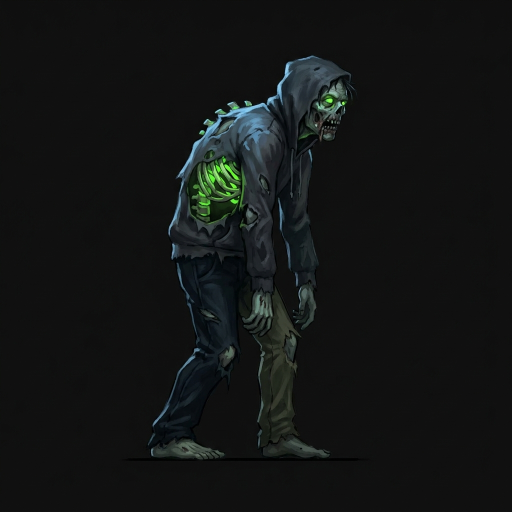
#> input picture assets/references/zombies/NEW/Kóbor/kobor.png, 1024 x 1024 px (shown at 1/2 size)
$ python slice_sprite.py --input '../../../references/zombies/NEW/Kóbor/kobor.png' --output-dir out --hip-y 5 --hip-x 5 --shoulder-x 5 --shoulder-y 5
#> lines starting #> are read from the running program, lines starting #| are printed output that depends on the picture
#!/usr/bin/env python3
"""
Zombi Kronika - Sprite Slicer (gyors prototipus valtozat)
-----------------------------------------------------------
Egyetlen, allo, oldalnezeti AI-generalt karakterkepbol (pl. a joviahagyott
Kobor etalon) elovagja a "torzs" es a "lab" reszt egy csipo-vonal menten,
es elokesziti oket a sprite-rig.js motorhoz.

FONTOS - oszinte korlat: ez NEM valodi anatomiai szegmentalas. A csipo
felett mindent (fej, torzs, karok) egyben "body"-kent kezel - a karok
ebben a gyors valtozatban NEM lengenek kulon. A lab reszt egyszer vagja
ki, es UGYANAZT hasznalja both front es back leg-kent (ez elterjedt,
elfogadott trukk kis/kozepes meretu sprite-oknal - jatek kozben alig
eszreveheto).

Ha valodi kar-lengetes is kell, azt celszerubb kulon AI-generalassal
megoldani (lasd a fo dokumentacio 14.2 pontjat - "Opcio A"), nem ebbol
a scriptbol.

Hasznalat:
    python3 slice_sprite.py --input kobor.png --hip-y 300 \
        --output-dir ./kobor_parts --hip-x 100 --shoulder-x 100 --shoulder-y 120

A --hip-y erteket vizualisan kell megbecsulni (hol van a csipo a kepen,
pixelben, felulrol szamolva). Ha nem biztos benne, forduljon
Claude-hoz egy screenshot-tal, es megbecsuljuk egyutt.
"""

import argparse
import json
import os
from PIL import Image


def slice_sprite(input_path, output_dir, hip_y, hip_x, shoulder_x, shoulder_y):
#> called with output_dir = 'out', hip_y = 5, hip_x = 5, shoulder_x = 5, shoulder_y = 5
    os.makedirs(output_dir, exist_ok=True)
    img = Image.open(input_path).convert("RGBA")
#> img is the input picture: PIL image 1024x1024 RGBA; mean R, G, B, A 18.9, 21, 20.7, 255
    w, h = img.size
#> w = 1024; h = 1024

    if hip_y <= 0 or hip_y >= h:
        raise ValueError(f"hip_y ({hip_y}) kivul esik a kep magassagan (0-{h})")

    body = img.crop((0, 0, w, hip_y))
    leg = img.crop((0, hip_y, w, h))
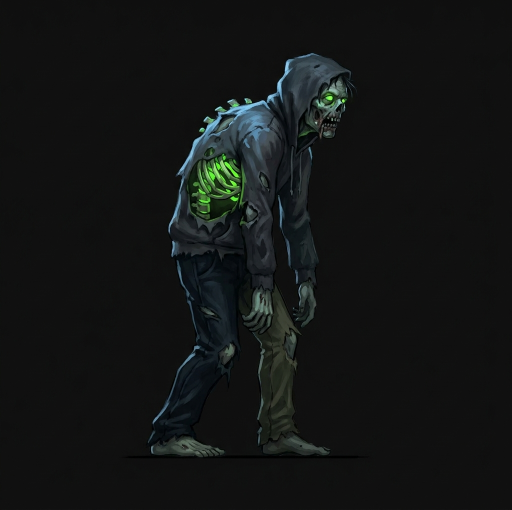
#> leg: PIL image 1024x1019 RGBA (shown at 1/2 size); mean R, G, B, A 18.9, 21.1, 20.7, 255

    body_path = os.path.join(output_dir, "body.png")
    leg_path = os.path.join(output_dir, "leg.png")
    body.save(body_path, optimize=True)
    leg.save(leg_path, optimize=True)

    config = {
        "id": os.path.splitext(os.path.basename(input_path))[0],
        "anchor": {"x": w / 2, "y": h},
        "pivots": {
            "hip": {"x": hip_x, "y": hip_y},
            "shoulder": {"x": shoulder_x, "y": shoulder_y},
        },
        "parts": {
            "body": {
                "src": "body.png",
                "x": 0,
                "y": 0,
                "width": w,
                "height": hip_y,
                "pivotRef": None,
            },
            "frontLeg": {
                "src": "leg.png",
                "x": 0,
                "y": hip_y,
                "width": w,
                "height": h - hip_y,
                "pivotRef": "hip",
            },
            "backLeg": {
                "src": "leg.png",
                "x": 0,
                "y": hip_y,
                "width": w,
                "height": h - hip_y,
                "pivotRef": "hip",
            },
        },
        "animations": {
            "idle": {"type": "bob", "amplitude": 3, "speed": 1.6},
            "walk": {
                "type": "cutoutWalk",
                "legAmplitudeDeg": 26,
                "armAmplitudeDeg": 0,
                "speed": 6,
                "bobAmplitude": 5,
            },
            "hurt": {
                "type": "knockback",
                "duration": 0.45,
                "shakeAmplitude": 6,
                "next": "idle",
            },
            "death": {
                "type": "dismember",
                "gravity": 320,
                "popUp": 90,
                "flingSpeedMin": 40,
                "flingSpeedRange": 30,
                "spinSpeedMin": 110,
                "spinSpeedRange": 90,
                "bounceDamping": 0.32,
                "maxBounces": 2,
                "groundY": 46,
                "frontLegCollapseDeg": 70,
                "backLegCollapseDeg": 45,
                "legCollapseDuration": 0.45,
            },
        },
    }

    config_path = os.path.join(output_dir, f"{config['id']}_rig.json")
    with open(config_path, "w", encoding="utf-8") as f:
        json.dump(config, f, indent=2, ensure_ascii=False)

    print(f"Kesz. Fajlok: {body_path}, {leg_path}, {config_path}")
#| Kesz. Fajlok: out/body.png, out/leg.png, out/kobor_rig.json
    print("FIGYELEM: a kar egyelore a body reszhez van rogzitve (nem leng).")
    print("Ha kar-animaciot is akarsz, generalj kulon kar-asset-et (14.2 pont).")
    return config_path


if __name__ == "__main__":
    parser = argparse.ArgumentParser(description=__doc__)
    parser.add_argument("--input", required=True, help="Forras PNG (pl. kobor.png)")
    parser.add_argument("--output-dir", required=True, help="Kimeneti mappa")
    parser.add_argument("--hip-y", type=int, required=True, help="Csipo Y koordinata pixelben")
    parser.add_argument("--hip-x", type=int, required=True, help="Csipo X koordinata pixelben")
    parser.add_argument("--shoulder-x", type=int, required=True, help="Vall X koordinata pixelben")
    parser.add_argument("--shoulder-y", type=int, required=True, help="Vall Y koordinata pixelben")
    args = parser.parse_args()

    slice_sprite(
        args.input,
        args.output_dir,
        args.hip_y,
        args.hip_x,
        args.shoulder_x,
        args.shoulder_y,
    )
